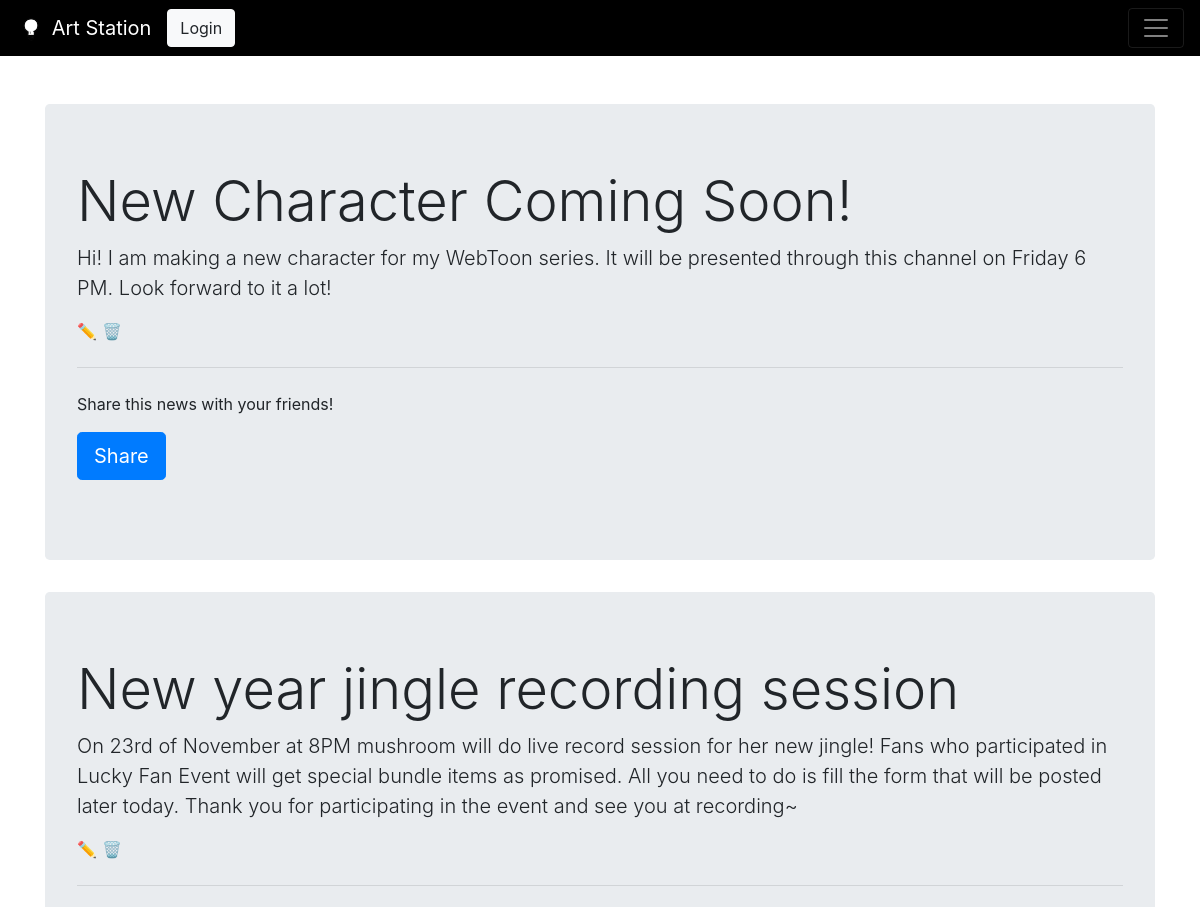
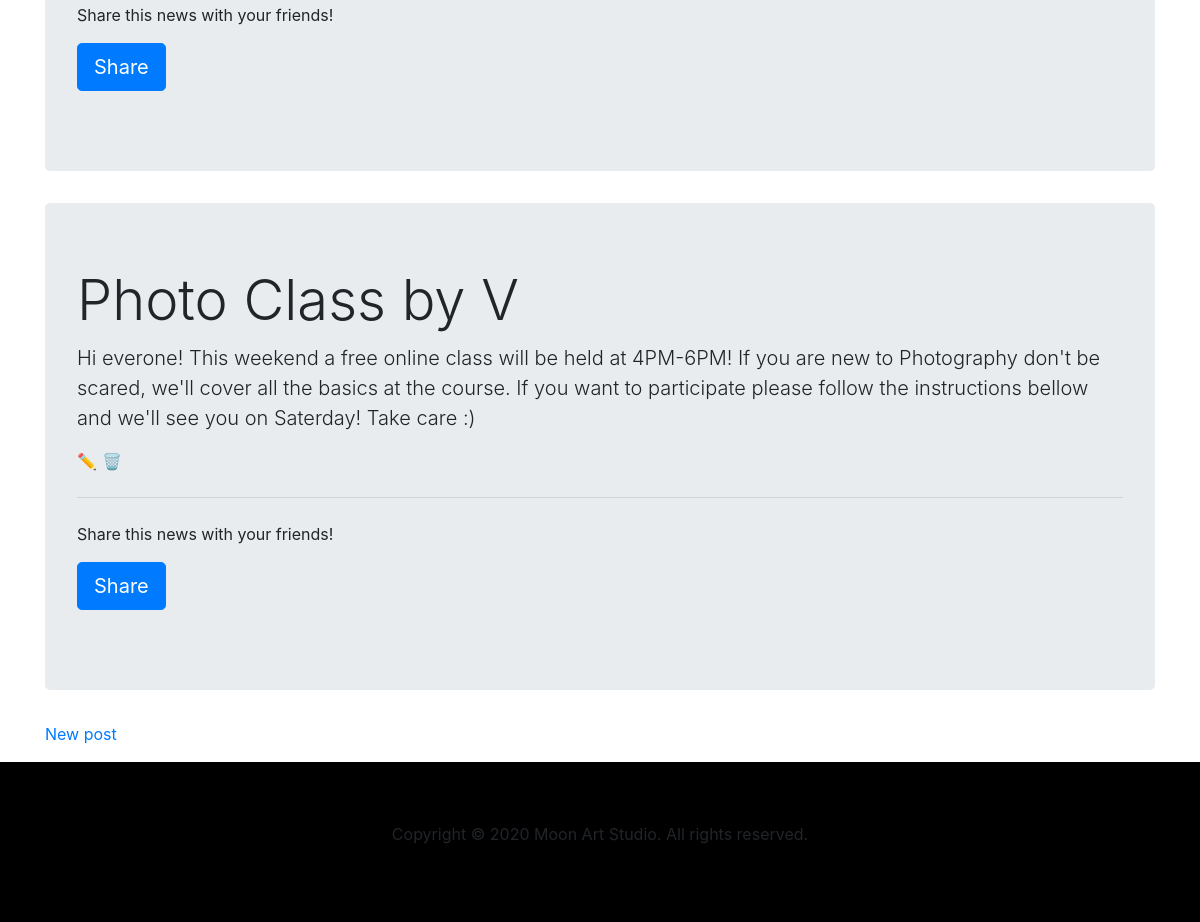
Page /news.php on the committed database (2 pictures, top to bottom).
### tables this page shows
CREATE TABLE `novosti` (
  `idnovost` int(11) NOT NULL,
  `naslov` varchar(255) NOT NULL,
  `tekst` text NOT NULL,
  `id` int(11) NOT NULL
);

### news.php (the view, shortened to what this page needs)
<!DOCTYPE html>
<html>
<head>
    <link rel="stylesheet" href="css/bootstrap.min.css">
    <link rel="stylesheet" href="custom.css">
<link href="/docs/4.5/dist/css/bootstrap.min.css" rel="stylesheet">
</head>
<body>
<nav class="navbar navbar-dark navbar-custom">
<a class="navbar-brand" href="index.html">
            <img src="img/light.gif" width="30" height="30" class="d-inline-block align-top" alt="" loading="lazy">
            Art Station
        </a>
        <a class="btn btn-large btn-light mr-auto" href="login.php" >Login</a>
        <button class="navbar-toggler" type="button" data-toggle="collapse" data-target="#navbarText" aria-controls="navbarText" aria-expanded="false" aria-label="Toggle navigation">
            <span class="navbar-toggler-icon"></span>
          </button>
    </nav>
<main role="main" class="container">
      <div class="starter-template">
      <?php
include "konekcija.php";
?>
<?php
$sql="SELECT idnovost, naslov, tekst FROM novosti";
if (!$q=$mysqli->query($sql)){
echo "Nastala je greska pri izvodenju upita<br>" . mysql_query();
die();
}
if ($q->num_rows==0){
echo "Nema novosti";
} else {
?>
<br>
<br>
<table>
<?php
while ($red=$q->fetch_object()){
?>
<tr>
<div class="jumbotron">
  <h1 class="display-4"><?php echo $red->naslov; ?></h1>
  <p class="lead"><?php echo $red->tekst; ?></p>
  <a href="?akcija=izmena_forma&idnovost=<?php echo $red->idnovost; ?>">✏️</a>
  <a href="?akcija=brisanje&idnovost=<?php echo $red->idnovost; ?>">🗑</a>
  <hr class="my-4">
  <p>Share this news with your friends!</p>
  <p class="lead">
    <a class="btn btn-primary btn-lg" href="#" role="button">Share</a>
  </p>
</div>
</tr>
<?php
}
?>
</table>
<?php
}
?>
<p>
<a href="?akcija=unos">New post</a>
</p>
      </div>
    </main>
</body>
<footer>
        <p>
            Copyright © 2020 Moon Art Studio. All rights reserved.
        </p>
    </footer>
</html>

### custom.css (style rules this page uses)
footer { background-color: black; padding: 60px; text-align: center; }
.navbar-custom { background:black; }

### rows in the picture
novosti: naslov "New Character Coming Soon!", tekst "Hi! I am making a new character for my WebToon series. It will be presented through this channel on Friday 6 PM. Look forward to it a lot!"
novosti: naslov "New year jingle recording session", tekst "On 23rd of November at 8PM mushroom will do live record session for her new jingle! Fans who participated in Lucky Fan Event will get special bundle items as promised. All you need to do is fill the form that will be posted later today. Thank you for participating in the event and see you at recording~"
novosti: naslov "Photo Class by V", tekst "Hi everone! This weekend a free online class will be held at 4PM-6PM! If you are new to Photography don't be scared, we'll cover all the basics at the course. If you want to participate please follow the instructions bellow and we'll see you on Saterday! Take care :)"
